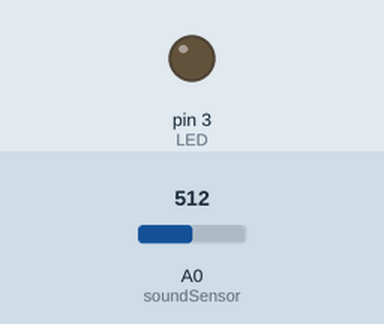
A sketch run on a simulated Arduino Uno, built with avr-gcc and run on an emulated ATmega328P. Parts: output pins drawn as LEDs (lit = HIGH). Inputs (shaded band) come from the test bench; at power-on: A0 (soundSensor) = 512.

Above: at 1.3 s.
1.4 s: A0 (soundSensor) set to 1002
3.0 s: A0 (soundSensor) set to 1021
At 4.5 s:
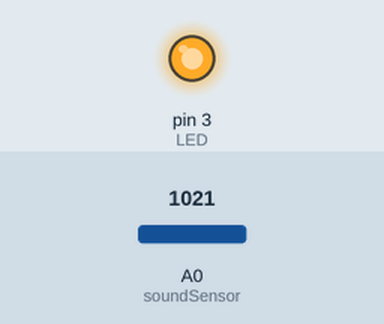
5.0 s: A0 (soundSensor) set to 900
At 6.5 s:
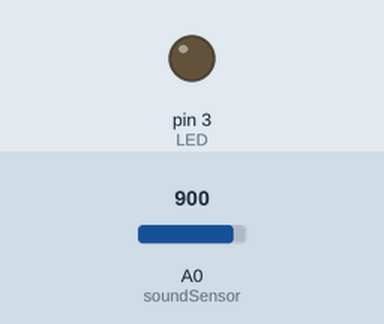
6.8 s: A0 (soundSensor) set to 1023
At 7.5 s:
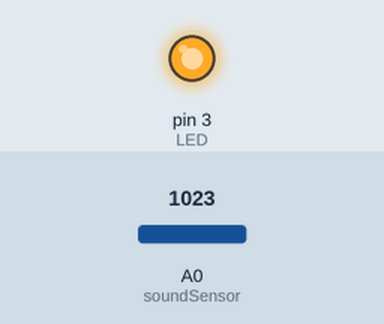
Timing chart, 0 to 9.5 s (numbered marks = the images above; inputs shaded):
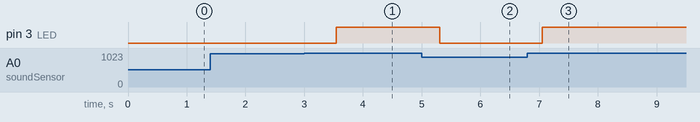

Measured:
- the behaviour switches between 1020 and 1021 on A0 (soundSensor) (found by bisection; images 0 and 1)
- after the input at 1.4 s, every drawn part: stays the same
- after the input at 3.0 s, pin 3 (LED): LOW → HIGH after 0.54 s
- after the input at 5.0 s, pin 3 (LED): HIGH → LOW after 0.30 s
- after the input at 6.8 s, pin 3 (LED): LOW → HIGH after 0.25 s

The sketch:

big_sound_bt.ino
```cpp
#include <SoftwareSerial.h> // Include the SoftwareSerial library for Bluetooth communication

int soundSensor = A0; // Use analog pin A0 for the sound sensor
int LED = 3;          // Digital pin for the LED
int threshold = 1020; // Set a threshold value for detecting loud sounds

// Create a SoftwareSerial object for Bluetooth communication
SoftwareSerial bluetoothSerial(10, 11); // RX, TX pins for Bluetooth module (adjust as needed)

void setup()
{
  pinMode(LED, OUTPUT);          // Set the LED pin as OUTPUT
  bluetoothSerial.begin(9600);   // Start Bluetooth serial communication
  Serial.begin(9600);            // Start regular serial communication for debugging (optional)
}

void loop()
{
  int soundValue = analogRead(soundSensor); // Read the analog value from the sound sensor

  // Calculate a basic decibel value
  float decibelValue = (soundValue / 1023.0) * 100; // Scale to 0-100 dB for demonstration

  // Print detailed information to the Bluetooth Serial Monitor
  bluetoothSerial.print("Sound Value: ");
  bluetoothSerial.print(soundValue);
  bluetoothSerial.print(" | Decibel Value: ");
  bluetoothSerial.print(decibelValue);
  bluetoothSerial.print(" dB | ");

  // Check if the sound value exceeds the threshold
  if (soundValue > threshold)
  {
    digitalWrite(LED, HIGH); // Turn the LED on
    bluetoothSerial.println("Status: Loud Sound Detected! LED ON");
  }
  else
  {
    digitalWrite(LED, LOW);  // Turn the LED off
    bluetoothSerial.println("Status: No Loud Sound. LED OFF");
  }

  delay(500); // Small delay to avoid rapid toggling
}
```
